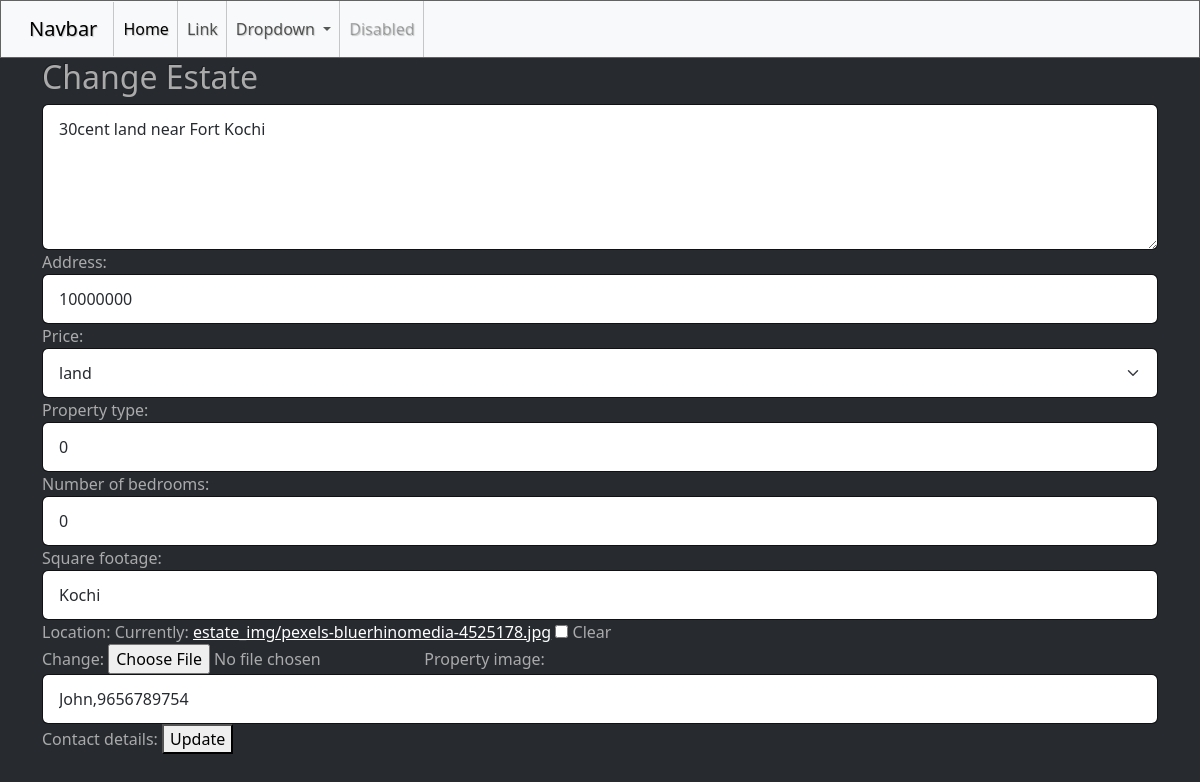
Screenshot of /estate/3/update/ with the database file from the repository.
### estate/models.py (models this page shows, shortened)
class Estate(models.Model):
    address=models.TextField()
    price=models.PositiveIntegerField()
    property_options=(
        ("apartment","apartment"),
        ("house","house"),
        ("land","land"),
    )
    property_type=models.CharField(max_length=100,choices=property_options,default="land")
    number_of_bedrooms=models.PositiveIntegerField()
    square_footage=models.PositiveIntegerField()
    location=models.CharField(max_length=100)
    property_image=models.ImageField(upload_to="estate_img",null=True,blank=True)
    contact_details=models.CharField(max_length=100)

### estate/views.py (the view, shortened to what this page needs)
# urls.py: path('estate/<int:pk>/update/',views.EstateUpdateView.as_view(),name="estate-update"),
class EstateUpdateView(View):
    template_name="estate_update.html"
    form_class=EstateForm
    def get(self,request,*args,**kwargs):
        id=kwargs.get("pk")
        estate_object=Estate.objects.get(id=id)
        form_instance=self.form_class(instance=estate_object)
        return render(request,self.template_name,{"form":form_instance})

### estate/forms.py
class EstateForm(forms.ModelForm):
    class Meta:
        model=Estate
        fields="__all__"
        widgets={
            "address":forms.Textarea(attrs={"class":"form-control","rows":5}),
            "price":forms.NumberInput(attrs={"class":"form-control"}),
            "property_type":forms.Select(attrs={"class":"form-control form-select"}),
            "number_of_bedrooms":forms.NumberInput(attrs={"class":"form-control"}),
            "square_footage":forms.NumberInput(attrs={"class":"form-control"}),
            "location":forms.TextInput(attrs={"class":"form-control"}),
            "property_img":forms.FileInput(attrs={"class":"form-control"}),
            "contact_details":forms.TextInput(attrs={"class":"form-control"}),
        }

### estate/templates/estate_update.html (shortened to what this page needs)
{%extends 'base.html'%}
{%block main_block%}
<div class="container">
    <h2>Change Estate</h2>
    <form action="" method="post" enctype="multipart/form-data">
        {%for f in form%}
           {{f}}
           {{f.label_tag}}
        {%endfor%}
        <button type="submit">Update</button>
    </form>
</div>
{%endblock%}

### rows the page displays
Estate: form "30cent land near Fort Kochi" "10000000" "land" "0" "0" "Kochi" "John,9656789754"

### other values shown
{{ f.label_tag }} "Address:" "Price:" "Property type:" "Number of bedrooms:" "Square footage:" "Location:" "Property image:" "Contact details:"
